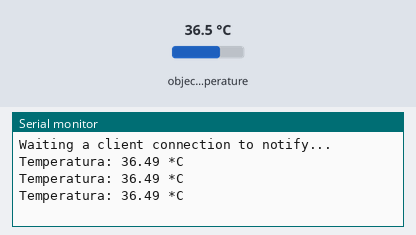
Bench run of a sketch on a simulated ESP32. On the bench: the last lines printed to the serial monitor. Inputs (shaded band) come from the test bench; at power-on: object temperature 36.5 °C. Nothing arrives over Bluetooth unless stated; a phone connects over Bluetooth LE 3 s after start.

Above: at 1.3 s.
1.4 s: object temperature set to 20 °C
At 1.9 s:
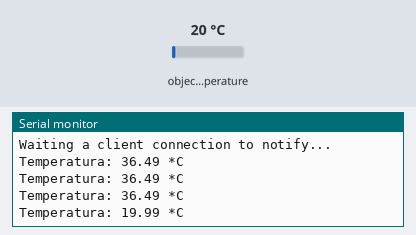
2.9 s: object temperature set to 26 °C
At 3.4 s:
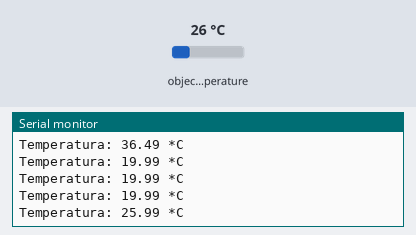
Timing chart, 0 to 5.9 s (numbered marks = the images above; inputs shaded):
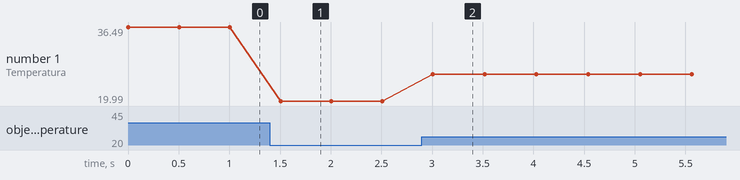

Measured:
- after the input at 1.4 s, the serial monitor: prints a new line after 0.11 s (image 1)
- after the input at 2.9 s, the serial monitor: prints a new line after 0.11 s (image 2)
- plotted number 1: 36.49 → 19.99 after the input at 1.4 s, 19.99 → 25.99 after the input at 2.9 s

The sketch:

BLE_TEMPv2.ino
```cpp
#include <BLEDevice.h>
#include <BLEServer.h>
#include <BLEUtils.h>
#include <BLE2902.h>
#include <iostream>
#include <string>
#include <Adafruit_MLX90614.h>

Adafruit_MLX90614 mlx = Adafruit_MLX90614();
BLEServer* pServer = NULL;
BLECharacteristic* pCharacteristic = NULL;
bool deviceConnected = false;
bool oldDeviceConnected = false;
float temperature;
const int LED = 2;

#define SERVICE_UUID        "4fafc201-1fb5-459e-8fcc-c5c9c331914b"
#define CHARACTERISTIC_UUID "beb5483e-36e1-4688-b7f5-ea07361b26a8"

class MyServerCallbacks: public BLEServerCallbacks {
    void onConnect(BLEServer* pServer) {
      deviceConnected = true;
      BLEDevice::startAdvertising();
    };

    void onDisconnect(BLEServer* pServer) {
      deviceConnected = false;
    }
};

void setup()
{
  Serial.begin(9600);
  mlx.begin();


  BLEDevice::init("PROJETO DE SENSORIAMENTO");

  pServer = BLEDevice::createServer();

  pServer->setCallbacks(new MyServerCallbacks());

  BLEService *pService = pServer->createService(SERVICE_UUID);

  pCharacteristic = pService->createCharacteristic(
                      CHARACTERISTIC_UUID,
                      BLECharacteristic::PROPERTY_READ   |
                      BLECharacteristic::PROPERTY_WRITE  |
                      BLECharacteristic::PROPERTY_NOTIFY |
                      BLECharacteristic::PROPERTY_INDICATE
                    );


  pCharacteristic->addDescriptor(new BLE2902());

  pService->start();

  BLEAdvertising *pAdvertising = BLEDevice::getAdvertising();
  pAdvertising->addServiceUUID(SERVICE_UUID);
  pAdvertising->setScanResponse(false);
  pAdvertising->setMinPreferred(0x0);
  BLEDevice::startAdvertising();
  Serial.println("Waiting a client connection to notify...");
}

void loop()
{
    temperature = mlx.readObjectTempC();

    if (isnan(temperature))
    {
      Serial.println("Failed to read from Sensor");
    }
    else
    {
      Serial.print("Temperatura: ");
      Serial.print(temperature);
      Serial.println(" *C");
    }
    if (deviceConnected) {
        String str = "";
        str += temperature;
        pCharacteristic->setValue((char*)str.c_str());
        pCharacteristic->notify();
        delay(10);
    }
    // disconnecting
    if (!deviceConnected && oldDeviceConnected) {
        delay(500);
        pServer->startAdvertising();
        Serial.println("start advertising");
        oldDeviceConnected = deviceConnected;
    }
    // connecting
    if (deviceConnected && !oldDeviceConnected) {
        oldDeviceConnected = deviceConnected;
    }
Serial.println();
delay(500);
}
```
